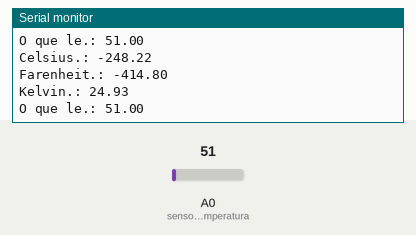
The sketch below on a simulated Arduino Uno, built with avr-gcc and run on an emulated ATmega328P. Shown: the last lines printed to the serial monitor. The inputs (shaded band) are chosen by the test bench; at power-on: A0 (sensorTemperatura) = 51.

Above: at 8.8 s.
8.9 s: A0 (sensorTemperatura) set to 61
At 16.7 s:
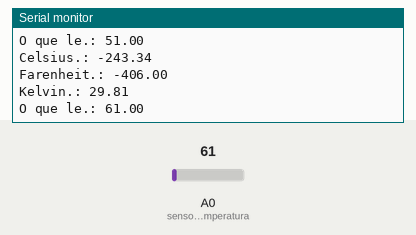
16.9 s: A0 (sensorTemperatura) set to 71
At 25.2 s:
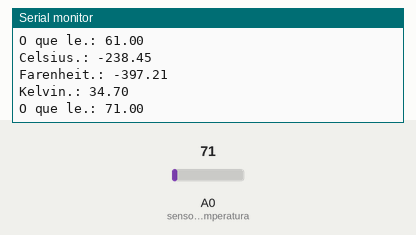
Timing chart, 0 to 26.7 s (numbered marks = the images above; inputs shaded):
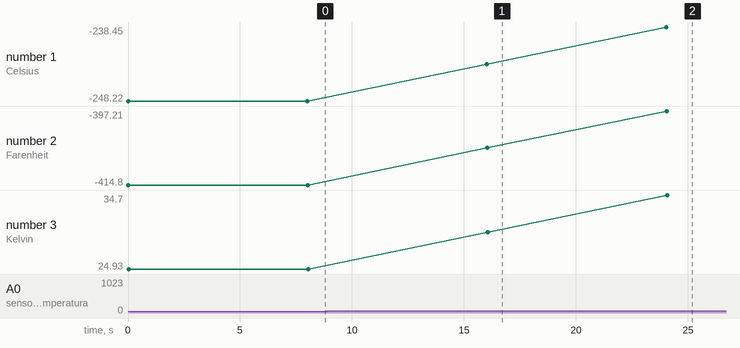

Measured:
- after the input at 8.9 s, the serial monitor: prints a new line after 7.1 s (image 1)
- after the input at 16.9 s, the serial monitor: prints a new line after 7.1 s (image 2)
- plotted number 1: -248.22 → -243.34 after the input at 8.9 s, -243.34 → -238.45 after the input at 16.9 s
- plotted number 2: -414.8 → -406 after the input at 8.9 s, -406 → -397.21 after the input at 16.9 s
- plotted number 3: 24.93 → 29.81 after the input at 8.9 s, 29.81 → 34.7 after the input at 16.9 s

The sketch:

temperatura.ino
```cpp
const int sensorTemperatura = A0;
float temperatura = 0;
float celsius, farenheit, kelvin;

void setup() {
 Serial.begin(9600);

}

void loop() {

  getTemp();

  Serial.print("Celsius.: ");
  Serial.println(celsius);
  Serial.print("Farenheit.: ");
  Serial.println(farenheit);
  Serial.print("Kelvin.: ");
  Serial.println(kelvin);
  Serial.print("O que le.: ");
  Serial.println(temperatura);
  delay(8000);

}

void getTemp(){ //criando uma funcao
  temperatura = analogRead(sensorTemperatura);//le o

  kelvin = (((float(temperatura)/1023)*5)*100); // converte em kelvin
    celsius = kelvin - 273.15; // converte em celcius
  farenheit = (celsius*1.8)+32; // converte em fahrenheint
}
```
